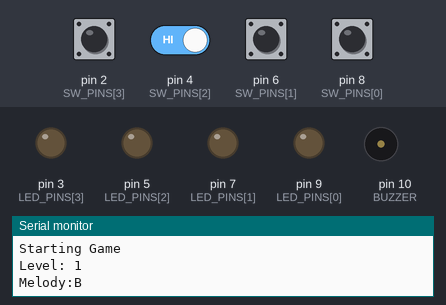
Simulated run of this sketch. Board: Arduino Uno, built with avr-gcc and run on an emulated ATmega328P. On the bench: output pins drawn as LEDs (lit = HIGH), buzzer (waves = sounding), the last lines printed to the serial monitor. The test bench sets the inputs (shaded band); at power-on: pin 2 (SW_PINS[3]), pin 4 (SW_PINS[2]), pin 8 (SW_PINS[0]) HIGH, pin 6 (SW_PINS[1]) LOW. Random numbers use the default seed unless the sketch sets one.

Above: at 18.0 s.
18.1 s: pin 2 (SW_PINS[3]) pulled LOW for 3 s
At 20.0 s:
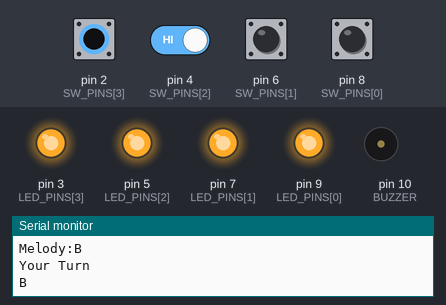
35.9 s: pin 4 (SW_PINS[2]) driven HIGH
At 39.2 s:
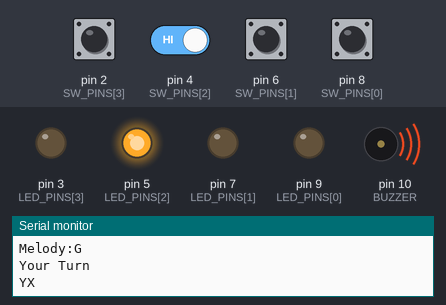
Timing chart, 0 to 75.4 s (numbered marks = the images above; inputs shaded):
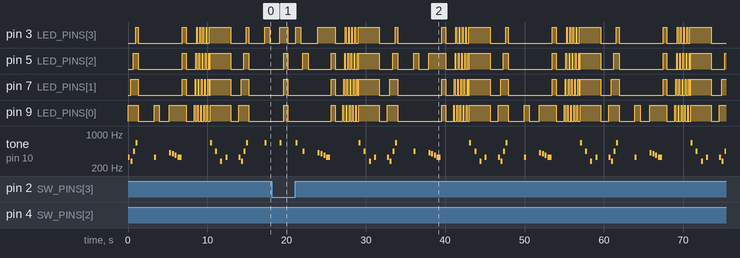

Measured:
- by itself, pin 3 (LED_PINS[3]): repeats every 14.0 s: LOW 1.3 s, 4 × (HIGH 0.10 s, LOW 0.30 s), HIGH 2.7 s, LOW 2.0 s, HIGH 0.33 s, LOW 5.6 s, HIGH 0.50 s
- by itself, pin 9 (LED_PINS[0]): repeats every 14.0 s: LOW 1.0 s, 5 × (HIGH 0.10 s, LOW 0.30 s), HIGH 2.6 s, LOW 1.0 s, HIGH 1.3 s, LOW 2.0 s, HIGH 0.65 s, LOW 1.3 s, HIGH 2.2 s

The sketch:

Simon_Arduino.ino
```cpp
//Simon Game for Arduino
// Over The Corner's Simon game for Arduino
#include "pitches.h"

const int BUZZER=10;                                          //Buzzer output pin
const char COLORS[]={'R', 'Y', 'G', 'B'};                     //Color sequence
const int NOTESMAP[]={NOTE_E4, NOTE_CS4, NOTE_A4, NOTE_E5};   //Corresponding notes
const int LED_PINS[]={9, 7, 5, 3};                            //corresponding pins for LEDs
const int SW_PINS[]={8, 6, 4, 2};                             //Corresponding pins for the buttons
const int NUM_OF_LEDS=4;                                      //number of LEDs used
const int MAX_LEVEL=25;                                       //upper limit to how many levels can be played
const int TIME_LIMIT=5;                                       //time limit for a button press, in seconds

int MELODY[MAX_LEVEL];

void setup() {
  pinMode(BUZZER, OUTPUT);
  for (int i=0; i<NUM_OF_LEDS; i++){
    pinMode(LED_PINS[i], OUTPUT);
  }

  for (int i=0; i<NUM_OF_LEDS; i++){
    pinMode(SW_PINS[i], INPUT);
  }

  Serial.begin(9600);
  randomSeed(analogRead(A0));
}


void loop() {
  int level=1;
  bool inKey=0;
  bool key=1;
  int score=0;
  unsigned long oldTime=0;
  unsigned long timeElapsed=0;

  Serial.println("Starting Game");
  playIntro();
  delay(1000);

   while (level<=MAX_LEVEL && key){
    score=level-1;
    Serial.println();
    Serial.print("Level: ");
    Serial.print(level);
    Serial.println();

    MELODY[level-1]=generateNote();
    playMelody(level);
    delay(1000);

    //Your Turn
    Serial.println("Your Turn");
    toggleAll(1);
    timeElapsed=0;

    for (int i=0; i<level; i++){
      inKey=0;
      oldTime=millis();

      while(timeElapsed<TIME_LIMIT*1000){
        timeElapsed=millis()-oldTime;

        //correct button press
        if (checkBttn(SW_PINS[MELODY[i]])){
          inKey=1;
          toggleAll(0);
          Serial.print(COLORS[MELODY[i]]);
          Serial.print(" ");
          toggleLED(LED_PINS[MELODY[i]], 1);
          playNote(LED_PINS[MELODY[i]]);
          delay(500);
          break;
        }

        if (checkBttn(SW_PINS[0]) && MELODY[i]!=0){
          toggleAll(LOW);
          toggleLED(LED_PINS[MELODY[i]], HIGH);
          Serial.println("RX");
          playWrong();
          toggleAll(LOW);
          break;
        }

        if (checkBttn(SW_PINS[1]) && MELODY[i]!=1){
          toggleAll(LOW);
          toggleLED(LED_PINS[MELODY[i]], HIGH);
          Serial.println("YX");
          playWrong();
          toggleAll(LOW);
          break;
        }

        if (checkBttn(SW_PINS[2]) && MELODY[i]!=2){
          toggleAll(LOW);
          toggleLED(LED_PINS[MELODY[i]], HIGH);
          Serial.println("GX");
          playWrong();
          toggleAll(LOW);
          break;
        }

        if (checkBttn(SW_PINS[3]) && MELODY[i]!=3){
          toggleAll(LOW);
          toggleLED(LED_PINS[MELODY[i]], HIGH);
          Serial.println("BX");
          playWrong();
          toggleAll(LOW);
          break;
        }

        continue;
      }

      if (inKey==0){
        //Incorrect
        break;
        //exits level loop
      }

      else{
        //correct button press
        continue;
        //continue to next note
      }
    }

    if (inKey==0){
      key=0;
    }

    toggleAll(1);
    delay(500);
    toggleAll(0);
    delay(1000);
    level++;
  }
  Serial.print("Score:");
  Serial.print(score);
  Serial.println("");
  playLose();
  delay(1000);
}

void playMelody(int level){
  Serial.print("Melody:");

  for (int i=0; i<level; i++){
    Serial.print(COLORS[MELODY[i]]);
    Serial.print(" ");
    playNote(LED_PINS[MELODY[i]]);
    toggleLED(LED_PINS[MELODY[i]], 1);
    delay((500)*1.3);
    toggleLED(LED_PINS[MELODY[i]], 0);
    delay(250);
  }
  Serial.println();
}

void playWrong(){
  int NOTES[]={NOTE_GS4, NOTE_G4, NOTE_FS4, NOTE_E4};

  for (int i=0; i<(sizeof(NOTES)/sizeof(NOTES[0])); i++){

     if (i!=(sizeof(NOTES)/sizeof(NOTES[0]))-1){
       tone(BUZZER, NOTES[i], 1000/4);
       delay(250+100);
     }
     else{
       tone(BUZZER, NOTES[i], 1000/2);
       delay(500+100);
     }
  }
}

void playLose(){
  for (int n=0; n<5; n++){
    for (int i=0; i<NUM_OF_LEDS; i++){
      toggleAll(0);
      toggleLED(LED_PINS[i], 1);
      delay(100);
    }
  }
  for (int i=3; i>=0; i--){
    toggleAll(1);
    playNote(LED_PINS[i]);
    delay(500*1.3);
    toggleAll(0);
  }
}

int generateNote(){
  int i;
  i=random(0, 4);
  return i;
}

void playIntro(){

  for (int i=0; i<NUM_OF_LEDS; i++){
    toggleLED(LED_PINS[i], 1);
    playNote(LED_PINS[i]);
    delay((1000/4)*1.3);
  }

  for (int i=0; i<NUM_OF_LEDS; i++){
    toggleLED(LED_PINS[i], 0);
  }

  delay(1000);
}

void playNote(int led){
  if (led==LED_PINS[0]){
    tone(BUZZER, NOTESMAP[0], 1000/4);
  }
  if (led==LED_PINS[1]){
    tone(BUZZER, NOTESMAP[1], 1000/4);
  }
  if (led==LED_PINS[2]){
    tone(BUZZER, NOTESMAP[2], 1000/4);
  }
  if (led==LED_PINS[3]){
    tone(BUZZER, NOTESMAP[3], 1000/4);
  }
}

bool checkBttn(int bttn){
  if (digitalRead(bttn)==1) {
    return 0;
  }

  if (digitalRead(bttn)==0) {
    return 1;
  }
}

void toggleLED(int led, int state){
  digitalWrite(led, state);
}

void toggleAll(int state){
  for (int i=0; i<NUM_OF_LEDS; i++){
    toggleLED(LED_PINS[i], state);
  }
}
//GFVA
```

pitches.h
```cpp
/*************************************************
 * Public Constants
 *************************************************/

#define NOTE_B0  31
#define NOTE_C1  33
#define NOTE_CS1 35
#define NOTE_D1  37
#define NOTE_DS1 39
#define NOTE_E1  41
#define NOTE_F1  44
#define NOTE_FS1 46
#define NOTE_G1  49
#define NOTE_GS1 52
#define NOTE_A1  55
#define NOTE_AS1 58
#define NOTE_B1  62
#define NOTE_C2  65
#define NOTE_CS2 69
#define NOTE_D2  73
#define NOTE_DS2 78
#define NOTE_E2  82
#define NOTE_F2  87
#define NOTE_FS2 93
#define NOTE_G2  98
#define NOTE_GS2 104
#define NOTE_A2  110
#define NOTE_AS2 117
#define NOTE_B2  123
#define NOTE_C3  131
#define NOTE_CS3 139
#define NOTE_D3  147
#define NOTE_DS3 156
#define NOTE_E3  165
#define NOTE_F3  175
#define NOTE_FS3 185
#define NOTE_G3  196
#define NOTE_GS3 208
#define NOTE_A3  220
#define NOTE_AS3 233
#define NOTE_B3  247
#define NOTE_C4  262
#define NOTE_CS4 277
#define NOTE_D4  294
#define NOTE_DS4 311
#define NOTE_E4  330
#define NOTE_F4  349
#define NOTE_FS4 370
#define NOTE_G4  392
#define NOTE_GS4 415
#define NOTE_A4  440
#define NOTE_AS4 466
#define NOTE_B4  494
#define NOTE_C5  523
#define NOTE_CS5 554
#define NOTE_D5  587
#define NOTE_DS5 622
#define NOTE_E5  659
#define NOTE_F5  698
#define NOTE_FS5 740
#define NOTE_G5  784
#define NOTE_GS5 831
#define NOTE_A5  880
#define NOTE_AS5 932
#define NOTE_B5  988
#define NOTE_C6  1047
#define NOTE_CS6 1109
#define NOTE_D6  1175
#define NOTE_DS6 1245
#define NOTE_E6  1319
#define NOTE_F6  1397
#define NOTE_FS6 1480
#define NOTE_G6  1568
#define NOTE_GS6 1661
#define NOTE_A6  1760
#define NOTE_AS6 1865
#define NOTE_B6  1976
#define NOTE_C7  2093
#define NOTE_CS7 2217
#define NOTE_D7  2349
#define NOTE_DS7 2489
#define NOTE_E7  2637
#define NOTE_F7  2794
#define NOTE_FS7 2960
#define NOTE_G7  3136
#define NOTE_GS7 3322
#define NOTE_A7  3520
#define NOTE_AS7 3729
#define NOTE_B7  3951
#define NOTE_C8  4186
#define NOTE_CS8 4435
#define NOTE_D8  4699
#define NOTE_DS8 4978
```
